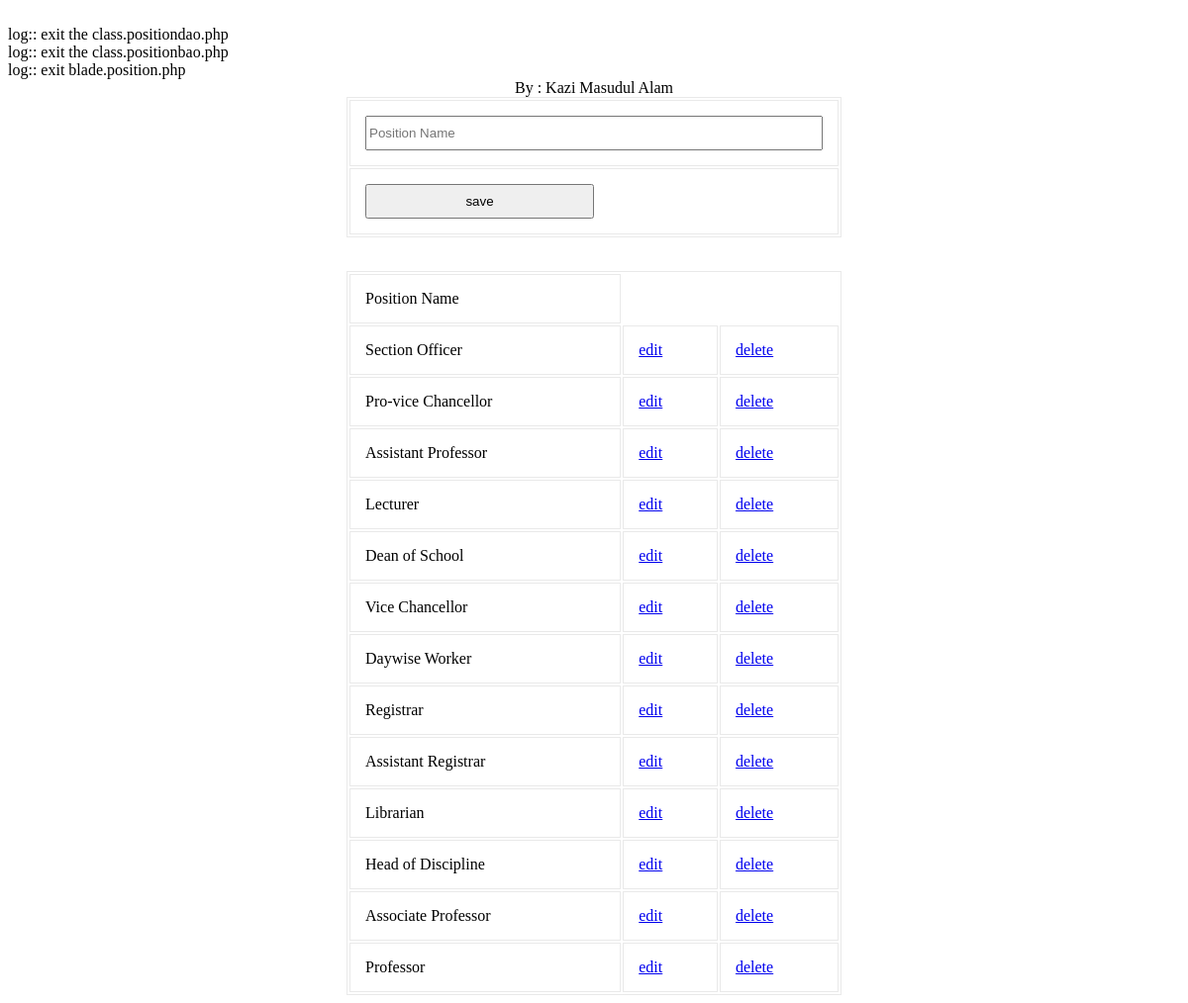
The app's page /modules/dash/view.position.php with its own data.
### tables this page shows
CREATE TABLE IF NOT EXISTS `tbl_position` (
  `ID` varchar(40) NOT NULL,
  `Name` varchar(50) NOT NULL,
  PRIMARY KEY (`ID`)
);

### util/class.util.php (called while the page is built, shortened)
<?php
class DBUtil implements I_DBUtil {
	private static $s_instance;
	private $_host;
	private $_username;
	private $_password;
	private $_database;
	protected $_connection;
	protected $_result;
	public static function getInstance() {
		if(!self::$s_instance) {
			self::$s_instance = new self();
		}
		return self::$s_instance;
	}
	private function readDBConfig(){
		$_config = ConfigUtil::getInstance();
		$this->_host = $_config->getDBHost();
		$this->_username = $_config->getDBUserName();
		$this->_password = $_config->getDBPassword();
		$this->_database = $_config->getDBName();
	}
	private function setConnection(){
		$this->_connection = new mysqli($this->_host, $this->_username,
			$this->_password, $this->_database);
	}
	public function doQuery($sql) {
		$this->_result = $this->_connection->query($sql) or die(mysqli_error($this->_result));
		return $this->_result;
	}
	public function getNumRows() {
		$this->_numRows = mysqli_num_rows($this->_result);
		return $this->_numRows;
	}
	public function getAllRows() {
		$rows = array();
		for($x = 0; $x < $this->getNumRows(); $x++) {
			$rows[] = mysqli_fetch_assoc($this->_result);
		}
		return $rows;
	}
}
class ConfigUtil implements I_DBConfig{
	public static $s_instance;
	private $_host;
	private $_username;
	private $_password;
	private $_database;
	public static function getInstance() {
		if(!self::$s_instance) {
			self::$s_instance = new self();
		}
		return self::$s_instance;
	}
	private function readDBConfig(){
		$ini_array = parse_ini_file("/../config/db.ini");
		$this->_host = $ini_array['host'];
		$this->_username = $ini_array['username'];
		$this->_password = $ini_array['password'];
		$this->_database = $ini_array['database'];
	}
	public function getDBHost(){
		return $this->_host;
	}
	public function getDBUserName(){
		return $this->_username;
	}
	public function getDBPassword(){
		return $this->_password;
	}
	public function getDBName(){
		return $this->_database;
	}
}
?>

### common/class.common.php (called while the page is built, shortened)
<?php
class Result{
    private $_IsSuccess=0;
    private $_ResultObject;
    public function setIsSuccess($IsSuccess){
        $this->_IsSuccess = $IsSuccess;
    }
    public function getIsSuccess(){
        return $this->_IsSuccess;
    }
    public function setResultObject($ResultObject){
        $this->_ResultObject = $ResultObject;
    }
    public function getResultObject(){
        return $this->_ResultObject;
    }
}
class Position{
    private $_ID;
    private $_Name;
    public function setID ( $ID ) {
        $this->_ID = $ID;
    }
    public function getID () {
        return $this->_ID;
    }
    public function setName( $Name ) {
        $this->_Name = $Name;
    }
    public function getName() {
        return $this->_Name;
    }
}
?>

### modules/dash/view.position.php (the view, shortened to what this page needs)
<?php
include_once 'blade/view.position.blade.php';
include_once '/../../common/class.common.php';
?>
<!DOCTYPE html PUBLIC "-//W3C//DTD XHTML 1.0 Transitional//EN" "http://www.w3.org/TR/xhtml1/DTD/xhtml1-transitional.dtd">
<html xmlns="http://www.w3.org/1999/xhtml">
	<head>
		<link rel="stylesheet" href="style.css" type="text/css" />
	</head>
<body>
<center>
	<div id="header">
		<label>By : Kazi Masudul Alam</a></label>
	</div>
	<div id="form">
		<form method="post">
			<table width="100%" border="1" cellpadding="15">
				<tr>
					<td><input type="text" name="txtName" placeholder="Position Name" value="<?php
					if(isset($_GET['edit'])) echo $getROW->getName();  ?>" /></td>
				</tr>
				<tr>
					<td>
						<?php
						if(isset($_GET['edit']))
						{
							?>
							<button type="submit" name="update">update</button>
							<?php
						}
						else
						{
							?>
							<button type="submit" name="save">save</button>
							<?php
						}
						?>
					</td>
				</tr>
			</table>
		</form>
<br />
	<table width="100%" border="1" cellpadding="15" align="center">
	<?php
	$Result = $_PositionBAO->getAllPositions();
	if($Result->getIsSuccess()){
		$PositionList = $Result->getResultObject();
	?>
		<tr>
			<td>Position Name</td>
		</tr>
		<?php
		for($i = 0; $i < sizeof($PositionList); $i++) {
			$Position = $PositionList[$i];
			?>
		    <tr>
			    <td><?php echo $Position->getName(); ?></td>
			    <td><a href="?edit=<?php echo $Position->getID(); ?>" onclick="return confirm('sure to edit !'); " >edit</a></td>
			    <td><a href="?del=<?php echo $Position->getID(); ?>" onclick="return confirm('sure to delete !'); " >delete</a></td>
		    </tr>
	    <?php
		}
	}
	else{
		echo $Result->getResultObject();
	}
	?>
	</table>
	</div>
</center>
</body>
</html>

### modules/dash/style.css (style rules this page uses)
#form { width:500px; margin:0px auto; text-align:center; }
#form form input { width:100%; height:35px; }
form button { width:50%; height:35px; }
table,td { border:solid #e9e9e9 1px; }

### records on screen
tbl_position: Name "Section Officer"
tbl_position: Name "Pro-vice Chancellor"
tbl_position: Name "Assistant Professor"
tbl_position: Name "Lecturer"
tbl_position: Name "Dean of School"
tbl_position: Name "Vice Chancellor"
tbl_position: Name "Daywise Worker"
tbl_position: Name "Registrar"
tbl_position: Name "Assistant Registrar"
tbl_position: Name "Librarian"
tbl_position: Name "Head of Discipline"
tbl_position: Name "Associate Professor"
tbl_position: Name "Professor"
